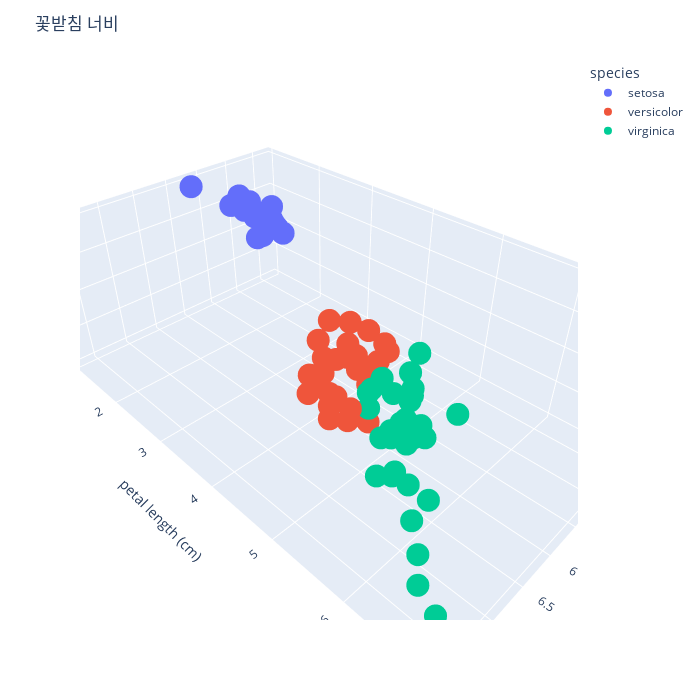

This figure's notebook cell:
### Code cell
fig = px.scatter_3d(iris, x='sepal length (cm)', y='petal length (cm)', z='sepal width (cm)',
              color='species')
fig.update_layout(title='꽃받침 너비', autosize=False,
                  width=700, height=700,
                 )
fig.show()

### Figure 1 — Plotly figure (JSON) as saved in the notebook; plotly's stock layout.template omitted (floating-point values rounded to 4 significant figures)
{"data": [{"hovertemplate": "species=setosa<br>sepal length (cm)=%{x}<br>petal length (cm)=%{y}<br>sepal width (cm)=%{z}<extra></extra>", "legendgroup": "setosa", "marker": {"color": "#636efa", "symbol": "circle"}, "mode": "markers", "name": "setosa", "scene": "scene", "showlegend": true, "type": "scatter3d", "x": [4.4, 4.9, 4.3, 4.6, 5.8, 5.1, 5.4, 5, 4.9, 4.7, 4.6, 5, 5.4, 4.8, 4.8], "y": [1.4, 1.4, 1.1, 1.5, 1.2, 1.4, 1.7, 1.5, 1.5, 1.3, 1.4, 1.4, 1.5, 1.4, 1.6], "z": [2.9, 3, 3, 3.1, 4, 3.5, 3.9, 3.4, 3.1, 3.2, 3.4, 3.6, 3.7, 3, 3.4]}, {"hovertemplate": "species=versicolor<br>sepal length (cm)=%{x}<br>petal length (cm)=%{y}<br>sepal width (cm)=%{z}<extra></extra>", "legendgroup": "versicolor", "marker": {"color": "#EF553B", "symbol": "circle"}, "mode": "markers", "name": "versicolor", "scene": "scene", "showlegend": true, "type": "scatter3d", "x": [6.4, 6.7, 6.8, 6.6, 5, 6.3, 6.7, 5.5, 5.2, 6.4, 5.6, 5.8, 5.9, 6, 6.3, 6.1, 6.1, 5.7, 6.6, 6.1, 6, 5.9, 7, 5.6, 5.7, 6.5, 5.6, 6.2, 4.9, 6.9], "y": [4.5, 5, 4.8, 4.4, 3.5, 4.7, 4.4, 4, 3.9, 4.3, 3.9, 4.1, 4.2, 4.5, 4.9, 4, 4.7, 4.5, 4.6, 4.7, 4, 4.8, 4.7, 4.5, 3.5, 4.6, 3.6, 4.5, 3.3, 4.9], "z": [3.2, 3, 2.8, 3, 2, 3.3, 3.1, 2.3, 2.7, 2.9, 2.5, 2.7, 3, 2.9, 2.5, 2.8, 2.8, 2.8, 2.9, 2.9, 2.2, 3.2, 3.2, 3, 2.6, 2.8, 2.9, 2.2, 2.4, 3.1]}, {"hovertemplate": "species=virginica<br>sepal length (cm)=%{x}<br>petal length (cm)=%{y}<br>sepal width (cm)=%{z}<extra></extra>", "legendgroup": "virginica", "marker": {"color": "#00cc96", "symbol": "circle"}, "mode": "markers", "name": "virginica", "scene": "scene", "showlegend": true, "type": "scatter3d", "x": [6.2, 7.2, 6.5, 6.3, 7.6, 7.7, 7.1, 6, 6.8, 7.3, 6.9, 4.9, 6.4, 7.7, 6.3, 6.7, 6.5, 7.7, 7.2, 6.4, 6.3, 6.7, 6.5, 6.4, 5.6, 5.8, 7.2, 5.8, 6.1, 5.7], "y": [4.8, 6.1, 5.8, 4.9, 6.6, 6.9, 5.9, 5, 5.5, 6.3, 5.7, 4.5, 5.6, 6.7, 6, 5.8, 5.1, 6.7, 6, 5.3, 5.6, 5.7, 5.5, 5.3, 4.9, 5.1, 5.8, 5.1, 4.9, 5], "z": [2.8, 3.6, 3, 2.7, 3, 2.6, 3, 2.2, 3, 2.9, 3.2, 2.5, 2.8, 3.8, 3.3, 2.5, 3.2, 2.8, 3.2, 2.7, 2.9, 3.3, 3, 3.2, 2.8, 2.8, 3, 2.7, 3, 2.5]}], "layout": {"autosize": false, "height": 700, "legend": {"title": {"text": "species"}, "tracegroupgap": 0}, "margin": {"t": 60}, "scene": {"domain": {"x": [0, 1], "y": [0, 1]}, "xaxis": {"title": {"text": "sepal length (cm)"}}, "yaxis": {"title": {"text": "petal length (cm)"}}, "zaxis": {"title": {"text": "sepal width (cm)"}}}, "title": {"text": "꽃받침 너비"}, "width": 700}}
